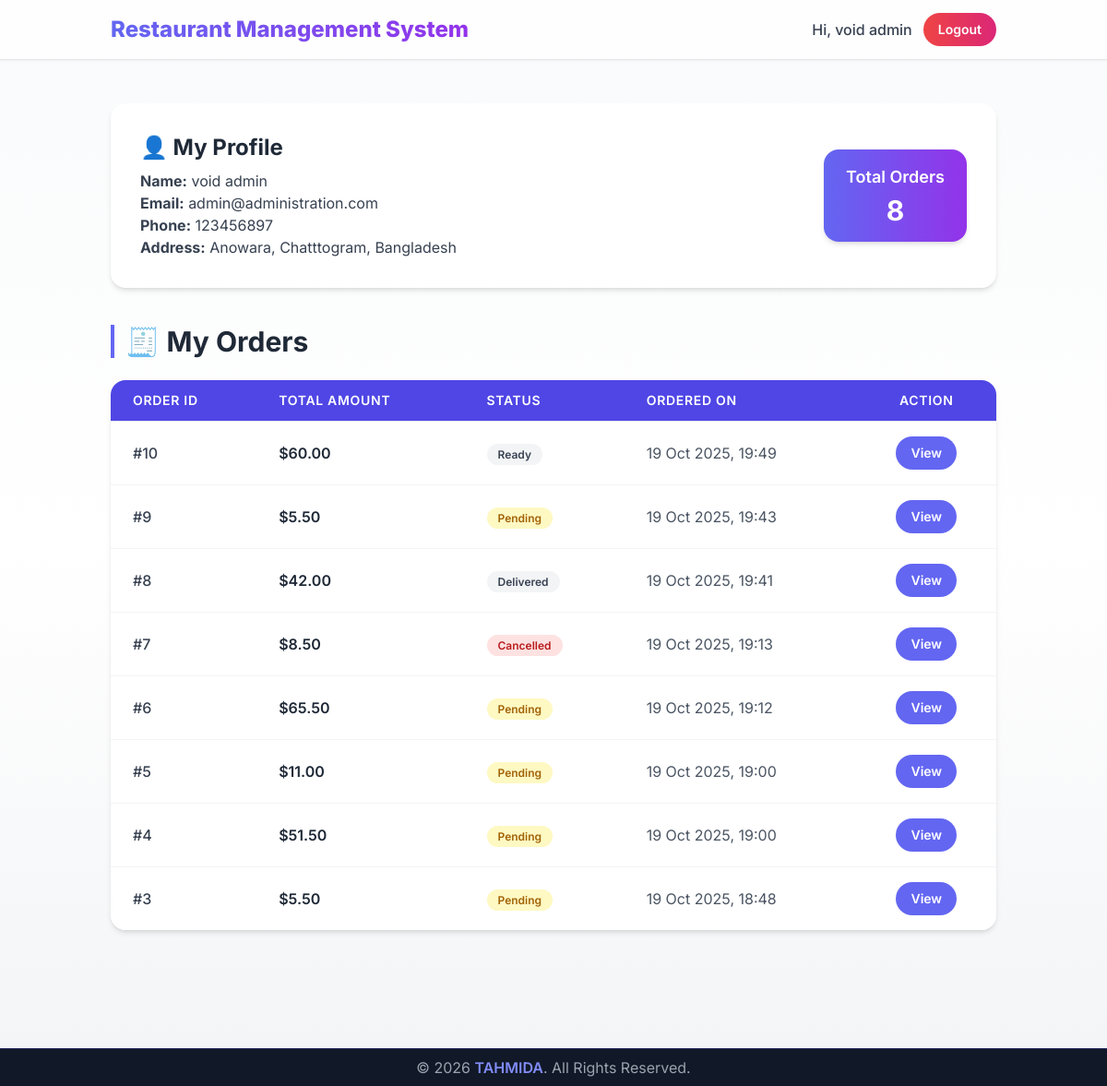
The app's page /dashboard.php (signed in) with its own data.
### tables this page shows
CREATE TABLE `users` (
  `id` int(11) NOT NULL,
  `name` varchar(100) NOT NULL,
  `email` varchar(100) NOT NULL,
  `password_plain` varchar(255) NOT NULL,
  `password_md5` varchar(32) NOT NULL,
  `phone` varchar(30) DEFAULT NULL,
  `address` varchar(255) DEFAULT NULL,
  `created_at` timestamp NOT NULL DEFAULT current_timestamp()
);

CREATE TABLE `orders` (
  `id` int(11) NOT NULL,
  `user_id` int(11) DEFAULT NULL,
  `total` decimal(10,2) NOT NULL,
  `status` enum('Pending','Processing','Ready','Delivered','Cancelled') DEFAULT 'Pending',
  `created_at` timestamp NOT NULL DEFAULT current_timestamp()
);

### dashboard.php (the view, shortened to what this page needs)
<?php
require_once 'includes/config.php';
$user_id = $_SESSION['user_id'];
$user_query = $conn->prepare("SELECT * FROM users WHERE id = ?");
$user_query->bind_param("i", $user_id);
$user_query->execute();
$user_result = $user_query->get_result();
$user = $user_result->fetch_assoc();
$orders_query = $conn->prepare("
    SELECT o.*, SUM(oi.price * oi.quantity) as total_amount
    FROM orders o
    JOIN order_items oi ON o.id = oi.order_id
    WHERE o.user_id = ?
    GROUP BY o.id
    ORDER BY o.created_at DESC
");
$orders_query->bind_param("i", $user_id);
$orders_query->execute();
$orders = $orders_query->get_result();
?>
<!DOCTYPE html>
<html lang="en">
<head>
    <script src="https://cdn.tailwindcss.com"></script>
</head>
<body class="bg-gradient-to-b from-gray-50 via-white to-gray-100 min-h-screen">
    <nav class="fixed w-full top-0 z-50 backdrop-blur-md bg-white/80 border-b border-gray-200 shadow-sm">
        <div class="container mx-auto px-4 sm:px-6 lg:px-8">
            <div class="flex justify-between items-center h-16">
                <a href="index.php" class="text-2xl font-extrabold bg-gradient-to-r from-indigo-500 to-purple-600 bg-clip-text text-transparent flex items-center gap-2">
                </a>
                <div class="flex items-center space-x-3">
                    <span class="text-gray-700 font-medium hidden sm:inline">Hi, <?= htmlspecialchars($user['name']); ?></span>
                    <a href="logout.php"
                       class="bg-gradient-to-r from-red-500 to-pink-600 text-white px-4 py-2 rounded-full text-sm font-semibold hover:opacity-90 transition-all">
                        Logout
                    </a>
                </div>
            </div>
        </div>
    </nav>
    <div class="container mx-auto px-4 sm:px-6 lg:px-8 pt-28 pb-16">
        <div class="bg-white rounded-2xl shadow-md p-6 md:p-8 mb-10">
            <div class="flex flex-col md:flex-row items-start md:items-center justify-between gap-6">
                <div>
                    <h2 class="text-2xl font-bold text-gray-800 mb-2">👤 My Profile</h2>
                    <p class="text-gray-700"><strong>Name:</strong> <?= htmlspecialchars($user['name']); ?></p>
                    <p class="text-gray-700"><strong>Email:</strong> <?= htmlspecialchars($user['email']); ?></p>
                    <?php if (!empty($user['phone'])): ?>
                        <p class="text-gray-700"><strong>Phone:</strong> <?= htmlspecialchars($user['phone']); ?></p>
                    <?php endif; ?>
                    <?php if (!empty($user['address'])): ?>
                        <p class="text-gray-700"><strong>Address:</strong> <?= htmlspecialchars($user['address']); ?></p>
                    <?php endif; ?>
                </div>
                <div class="bg-gradient-to-r from-indigo-500 to-purple-600 text-white text-center rounded-2xl px-6 py-4 shadow-md">
                    <p class="text-lg font-semibold">Total Orders</p>
                    <p class="text-3xl font-bold mt-1"><?= $orders->num_rows ?></p>
                </div>
            </div>
        </div>
        <h3 class="text-3xl font-bold text-gray-800 mb-6 border-l-4 border-indigo-500 pl-3">🧾 My Orders</h3>
        <?php if ($orders->num_rows > 0): ?>
            <div class="overflow-x-auto bg-white rounded-2xl shadow-md">
                <table class="min-w-full divide-y divide-gray-200">
                    <thead class="bg-indigo-600 text-white">
                        <tr>
                            <th class="px-6 py-3 text-left text-sm font-semibold uppercase tracking-wider">Order ID</th>
                            <th class="px-6 py-3 text-left text-sm font-semibold uppercase tracking-wider">Total Amount</th>
                            <th class="px-6 py-3 text-left text-sm font-semibold uppercase tracking-wider">Status</th>
                            <th class="px-6 py-3 text-left text-sm font-semibold uppercase tracking-wider">Ordered On</th>
                            <th class="px-6 py-3 text-center text-sm font-semibold uppercase tracking-wider">Action</th>
                        </tr>
                    </thead>
                    <tbody class="bg-white divide-y divide-gray-100">
                        <?php while ($order = $orders->fetch_assoc()): ?>
                            <tr class="hover:bg-gray-50 transition">
                                <td class="px-6 py-4 text-gray-700 font-medium">#<?= $order['id'] ?></td>
                                <td class="px-6 py-4 text-gray-800 font-semibold">$<?= number_format($order['total_amount'], 2) ?></td>
                                <td class="px-6 py-4">
                                    <?php
                                        $statusColor = match(strtolower($order['status'])) {
                                            'pending' => 'bg-yellow-100 text-yellow-700',
                                            'completed' => 'bg-green-100 text-green-700',
                                            'cancelled' => 'bg-red-100 text-red-700',
                                            default => 'bg-gray-100 text-gray-700'
                                        };
                                    ?>
                                    <span class="px-3 py-1 rounded-full text-xs font-semibold <?= $statusColor ?>">
                                        <?= ucfirst($order['status']); ?>
                                    </span>
                                </td>
                                <td class="px-6 py-4 text-gray-600"><?= date('d M Y, H:i', strtotime($order['created_at'])) ?></td>
                                <td class="px-6 py-4 text-center">
                                    <a href="order_details.php?order_id=<?= $order['id'] ?>"
                                       class="inline-block bg-indigo-500 text-white px-4 py-2 rounded-full text-sm font-semibold hover:bg-indigo-600 transition-all">
                                        View
                                    </a>
                                </td>
                            </tr>
                        <?php endwhile; ?>
                    </tbody>
                </table>
            </div>
        <?php else: ?>
            <div class="bg-white text-center py-10 rounded-2xl shadow-md">
                <p class="text-gray-500 text-lg">You have not placed any orders yet.</p>
            </div>
        <?php endif; ?>
    </div>
    <footer class="mt-16 bg-gray-900 text-gray-400 py-2  border-t border-indigo-600/30 text-center">
        <p>© <?= date('Y'); ?> <span class="text-indigo-400 font-semibold">TAHMIDA</span>. All Rights Reserved.</p>
    </footer>
</body>
</html>

### dashboard.php (style rules this page uses)
body { font-family: 'Inter', sans-serif; }

### records on screen
users: name "void admin", email "admin@administration.com", phone "123456897", address "Anowara, Chatttogram, Bangladesh"
orders: id "10", total_amount "60.00", status "Ready", created_at "19 Oct 2025, 19:49"
orders: id "9", total_amount "5.50", status "Pending", created_at "19 Oct 2025, 19:43"
orders: id "8", total_amount "42.00", status "Delivered", created_at "19 Oct 2025, 19:41"
orders: id "7", total_amount "8.50", status "Cancelled", created_at "19 Oct 2025, 19:13"
orders: id "6", total_amount "65.50", status "Pending", created_at "19 Oct 2025, 19:12"
orders: id "5", total_amount "11.00", status "Pending", created_at "19 Oct 2025, 19:00"
orders: id "4", total_amount "51.50", status "Pending", created_at "19 Oct 2025, 19:00"
orders: id "3", total_amount "5.50", status "Pending", created_at "19 Oct 2025, 18:48"

### other values on screen
$orders->num_rows "8"
